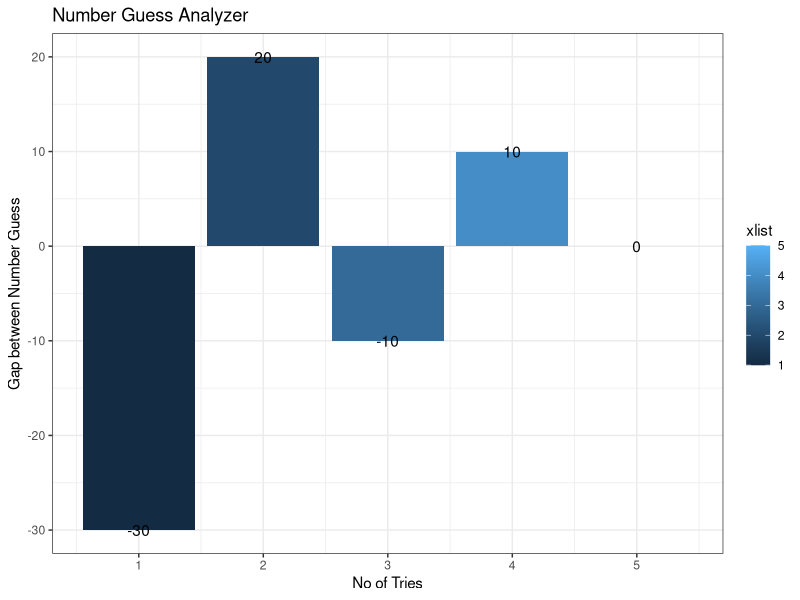

The R script that drew this image:
## ---- chunk 1
#shinyUI(pageWithSidebar(
  ## Application title
  #headerPanel("Guess The Number!","Result of your Guess"),
  #sidebarPanel(
  #  wellPanel(
  #    textInput('datavalues', "Number Guess",""),
  #    h5('Please press \'Go!\' to see your guessing result, or press \'Analyze!\' which provide analysis on your Number guess.'),
  #    actionButton("submit","Go"),
  #    actionButton("hints","Analyze")  )
  #)
  #)  
  
## ---- chunk 2
library(ggplot2)
#sample data 
xlist <- c(1,2,3,4,5)
ylist <- c(-30,20,-10,10,0)
dtf <- data.frame(xlist,ylist)  
ggplot(dtf, aes(xlist, ylist)) + geom_bar(stat = "identity", aes(fill=xlist)) + labs(x="No of Tries", y="Gap between Number Guess", title="Number Guess Analyzer")+ geom_text(aes(label = ylist)) + theme_bw()
